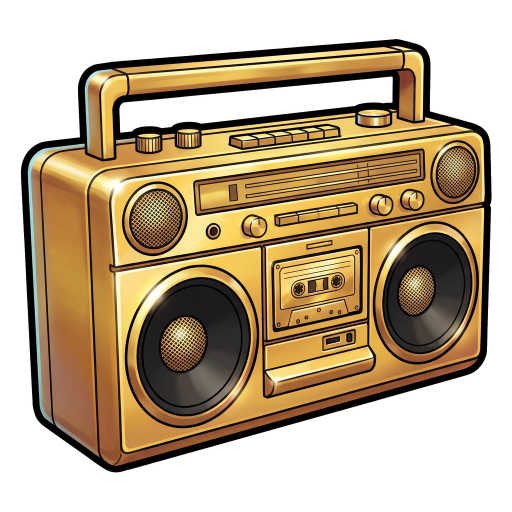
#> input picture art/source/symbols/H1/master_rig_1024.png, 1024 x 1024 px (shown at 1/2 size)
$ python cut_H1.py
#> lines starting #> are read from the running program, lines starting #| are printed output that depends on the picture; after the words box and inside, x2 and y2 are one past the last pixel; in counts of white or black regions, pixels touching at a corner belong together
### tools/spine/examples/bass_drop/cut/cutlib.py
"""Master-cut helpers for the Bass Drop Spine rigs (the split stage for symbol masters whose part sheets
were re-drawn by the model and do not register: tools/split README "Known limits").

Every visible pixel of a rig comes from the APPROVED matted master (art/source/symbols/<ID>/master_rig_1024.png,
art/source/ui/...), cut with masks drawn in master pixels. Hidden areas that a motion can reveal are filled
from a registered part-sheet piece or by inpainting, and are always UNDER the part that hides them at rest,
so the rest pose reassembles to the master exactly (checked by `reassembly`).

All parts go to the rig canvas through ONE transform (`Fit`): premultiplied Lanczos resample of the whole
master-sized layer, pasted at the same integer offset, then trimmed + padded. Straight-alpha PNGs out.
"""
from __future__ import annotations

import json
import math
from dataclasses import dataclass
from pathlib import Path

import cv2
import numpy as np
from PIL import Image, ImageDraw, ImageFilter

REPO = Path(__file__).resolve().parents[5]


def load(path) -> np.ndarray:
    """Straight RGBA float32 [0, 1]."""
    return np.asarray(Image.open(path).convert("RGBA"), dtype=np.float32) / 255.0


def save(arr: np.ndarray, path) -> None:
    Path(path).parent.mkdir(parents=True, exist_ok=True)
    a = np.clip(arr, 0, 1)
    out = (a * 255 + 0.5).astype(np.uint8)
    out[..., :3][out[..., 3] == 0] = 0
    Image.fromarray(out, "RGBA").save(path, optimize=True)


def poly(shape, pts, ss: int = 4) -> np.ndarray:
    """Anti-aliased polygon coverage (float 0..1) at master resolution."""
    h, w = shape[:2]
    im = Image.new("L", (w * ss, h * ss), 0)
    ImageDraw.Draw(im).polygon([(x * ss, y * ss) for x, y in pts], fill=255)
    return np.asarray(im.resize((w, h), Image.BOX), dtype=np.float32) / 255.0


# [22 lines left out: functions ellipse, curve_below, feather, not called in this run]


def dilate(m: np.ndarray, r: int) -> np.ndarray:
    k = cv2.getStructuringElement(cv2.MORPH_ELLIPSE, (2 * r + 1, 2 * r + 1))
    return cv2.dilate((m > 0.5).astype(np.uint8), k).astype(np.float32)


def erode(m: np.ndarray, r: int) -> np.ndarray:
    k = cv2.getStructuringElement(cv2.MORPH_ELLIPSE, (2 * r + 1, 2 * r + 1))
    return cv2.erode((m > 0.5).astype(np.uint8), k).astype(np.float32)


def layer(master: np.ndarray, cover: np.ndarray) -> np.ndarray:
    """Part layer = master pixels with alpha x coverage."""
    out = master.copy()
    out[..., 3] = master[..., 3] * np.clip(cover, 0, 1)
    return out


def over(top: np.ndarray, bottom: np.ndarray) -> np.ndarray:
    """Straight-alpha 'over'."""
    ta, ba = top[..., 3:4], bottom[..., 3:4]
    oa = ta + ba * (1 - ta)
    rgb = np.where(oa > 1e-6, (top[..., :3] * ta + bottom[..., :3] * ba * (1 - ta)) / np.maximum(oa, 1e-6), 0)
    return np.concatenate([rgb, oa], -1).astype(np.float32)


# [12 lines left out: function inpaint_rgb, not called in this run]


def stroke(cover: np.ndarray, width: float, where: np.ndarray | None = None, colour=(0.02, 0.015, 0.02)) -> np.ndarray:
    """An outline layer along the inside boundary of `cover` (width in master px), optionally only where `where`."""
    m = (cover > 0.5).astype(np.uint8)
    dist = cv2.distanceTransform(m, cv2.DIST_L2, 5)
    a = np.clip(width - dist + 0.5, 0, 1) * (m > 0)
    if where is not None:
        a = a * where
    out = np.zeros(cover.shape + (4,), np.float32)
    out[..., 0], out[..., 1], out[..., 2] = colour
    out[..., 3] = a
    return out


@dataclass
class Fit:
    """Master px -> canvas units: canvas = master * s + (ox, oy) (integer offset, s with an integer size)."""
    s: float
    ox: int
    oy: int
    W: int
    H: int
    src: tuple[int, int]

    @classmethod
    def symbol(cls, master: np.ndarray, content: float, canvas=(360, 360), centre=None) -> "Fit":
        a = master[..., 3] > 0.02
        ys, xs = np.nonzero(a)
        x0, x1, y0, y1 = xs.min(), xs.max() + 1, ys.min(), ys.max() + 1
        h, w = a.shape
        s = content / max(x1 - x0, y1 - y0)
        size = round(w * s)
        s = size / w
        cx, cy = (x0 + x1) / 2, (y0 + y1) / 2
        tx, ty = centre if centre else (canvas[0] / 2, canvas[1] / 2)
        return cls(s, round(tx - cx * s), round(ty - cy * s), canvas[0], canvas[1], (w, h))

    # [7 lines left out: function explicit, not called in this run]

    def pt(self, x, y):
        return (x * self.s + self.ox, y * self.s + self.oy)

    # [164 lines left out: functions canvas, trim, paste, ssim, reassembly, sheet_piece and 5 more, not called in this run]


# ------------------------------------------------------------------------------------------ shared helpers (H1-H4, meter)
def rot_ellipse(shape, cx, cy, ax, ay, ang_deg=0.0, grow: float = 0.0, n: int = 360) -> np.ndarray:
    """Anti-aliased coverage of a rotated ellipse (cv2.fitEllipse convention: `ax` along the x axis rotated by
    `ang_deg`), grown by `grow` px."""
    t = np.linspace(0, 2 * np.pi, n, endpoint=False)
    a = math.radians(ang_deg)
    rx, ry = ax + grow, ay + grow
    xs = cx + rx * np.cos(t) * math.cos(a) - ry * np.sin(t) * math.sin(a)
    ys = cy + rx * np.cos(t) * math.sin(a) + ry * np.sin(t) * math.cos(a)
    return poly(shape, list(zip(xs, ys)))


def grow_poly(pts, d: float):
    """Offset a convex polygon outward by d px (vertices pushed along the bisector)."""
    P = np.array(pts, float)
    c = P.mean(0)
    out = []
    for p in P:
        v = p - c
        out.append(tuple(p + v / max(1e-6, np.linalg.norm(v)) * d))
    return out


def glow_disc(d: int, rgb, alpha: float = 0.85, power: float = 2.2) -> np.ndarray:
    y, x = np.mgrid[0:d, 0:d] + 0.5
    r = np.hypot(x - d / 2, y - d / 2) / (d / 2)
    out = np.zeros((d, d, 4), np.float32)
    out[..., :3] = rgb
    out[..., 3] = np.clip(1 - r, 0, 1) ** power * alpha
    return out


# [56 lines left out: functions star_glint, piece_to_master, principal_axis, not called in this run]


def blur_rgb(layer_rgba: np.ndarray, sigma: float) -> np.ndarray:
    out = layer_rgba.copy()
    for k in range(3):
        out[..., k] = cv2.GaussianBlur(layer_rgba[..., k], (0, 0), sigma)
    return out


# [9 lines left out: function despeckle, not called in this run]

### tools/spine/examples/bass_drop/cut/cut_H1.py
#!/usr/bin/env python3
"""sym_H1 Golden Boombox parts (ANIMATION_SET 2.1) from the approved rig master and the c11 part sheet:
  - body, speaker_L, speaker_R, cassette_door, handle: cut from art/source/symbols/H1/master_rig_1024.png
    (sym_H1_rig ae6053be), so the rest pose reassembles to the master exactly. The body under each speaker is a
    shadowed recess (a speaker that dips below scale 1 shows its cavity, not a hole) and the body under the door is
    the empty dark tape well (the door flips open in `win`);
  - the handle is cut above its post sockets: its bone runs along the socket line, so its squash / stretch / shear
    never lift a post out of the body;
  - antenna: the telescopic antenna of the c11 sheet (sym_H1_parts 58680e7f; the master has none, ANIMATION_SET
    lists one with stiff physics), mounted behind the body's top-right corner;
  - fx_glint (additive star) and fx_glow (additive warm halo): drawn here.
Writes art/source/spine/images/sym_H1/*.png, art/source/symbols/H1/parts.json and QA to build/qa/rigs/sym_H1/.

    tools/.venv/bin/python tools/spine/examples/bass_drop/cut/cut_H1.py
"""
from __future__ import annotations

import json
import sys
from pathlib import Path

import cv2
import numpy as np

sys.dont_write_bytecode = True
sys.path.insert(0, str(Path(__file__).resolve().parent))
import cutlib as cl  # noqa: E402

R = cl.REPO
SRC = R / "art/source/symbols/H1"
IMG = R / "art/source/spine/images/sym_H1"
QA = R / "build/qa/rigs/sym_H1"
SHEET = R / "art/_work/rigs/split/H1/cut/sheet_rgba.png"   # tools/split cut of art/_raw/sym_H1_parts/v01 (key #03FC04)
CONTENT = 291          # cellScale 0.97 x 300 (src/games/bass-drop/config.ts H1)

# master px (1024 master), measured: bezel ellipses by ray casting from the cone (cv2.fitEllipse), door frame corners
SPK_L = (383.0, 690.1, 135.1, 168.9, 6.6)
SPK_R = (848.4, 579.3, 109.8, 147.8, 1.8)
DOOR = [(546.7, 521.7), (723.3, 491.7), (723.3, 626.7), (546.7, 663.3)]
# handle: everything above the post sockets (left post cut at y 298, right post at y 225)
HANDLE = [(150, 60), (885, 50), (885, 225), (793, 225), (793, 206), (700, 206), (700, 214), (244, 214), (244, 298), (167, 298), (167, 250), (150, 250)]
SOCKET_L, SOCKET_R = (205.0, 298.0), (825.0, 225.0)
# antenna: base hidden behind the top-right corner, leaning 9 degrees right
ANT_BASE, ANT_TIP = (922.0, 290.0), (964.0, 24.0)
ANT_SHEET_BBOX = (190, 80, 580, 460)        # sheet px (component 1 of the cut)
GLINT_AT = (296.0, 566.0)                   # the left bezel's upper-left highlight


def main() -> int:
    IMG.mkdir(parents=True, exist_ok=True)
    QA.mkdir(parents=True, exist_ok=True)
    M = cl.load(SRC / "master_rig_1024.png")
    shp = M.shape
    fit = cl.Fit.symbol(M, CONTENT)
#> in symbol, `a = master[..., 3] > 0.02`:
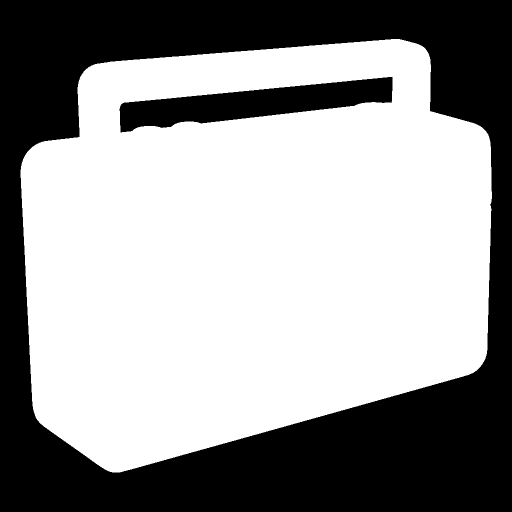
#> a: shape (1024, 1024) bool (shown at 1/2 size); 60.1% white; 2 black regions, box (x1, y1, x2, y2) and area: (0, 0, 1024, 1024) 389258, (239, 154, 785, 265) 28691
#> in symbol, `x0, x1, y0, y1 = xs.min(), xs.max() + 1, ys.min(), ys.max() + 1`: x0 = 41; x1 = 984; y0 = 78; y1 = 945
#> in symbol, `s = content / max(x1 - x0, y1 - y0)`: s = 0.309
#> in symbol, `size = round(w * s)`: size = 316
#> in symbol, `cx, cy = (x0 + x1) / 2, (y0 + y1) / 2`: cx = 512.5; cy = 511.5
    P = fit.pt

    spkL = cl.rot_ellipse(shp, *SPK_L[:4], SPK_L[4], grow=1.5)
    spkR = cl.rot_ellipse(shp, *SPK_R[:4], SPK_R[4], grow=1.5)
    door = cl.poly(shp, cl.grow_poly(DOOR, 2.0))
    handle = cl.poly(shp, HANDLE)

    # ------------------------------------------------------------------ body with the hidden areas filled
    body = cl.layer(M, 1 - handle)
    for m in (spkL, spkR):
        # the speaker cavity: the speaker's own pixels, blurred and darkened (a recess in shadow)
        rec = cl.blur_rgb(M, 5.0)
        k = (m > 0.02)[..., None]
        body[..., :3] = np.where(k, rec[..., :3] * 0.32, body[..., :3])
#> this loop made 2 passes
#> pass 1, in main, `rec = cl.blur_rgb(M, 5.0)`:
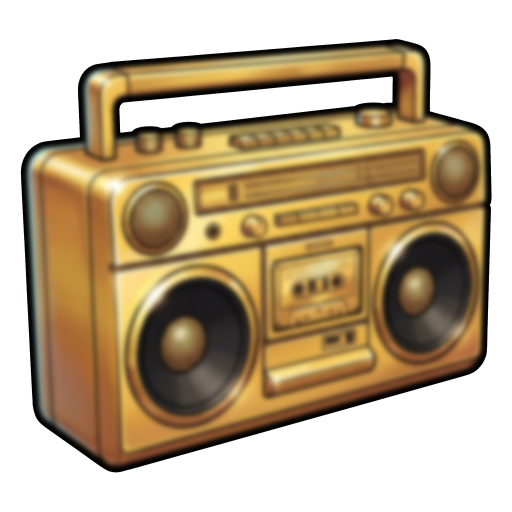
#> rec: shape (1024, 1024, 4) float32 (shown at 1/2 size); mean R, G, B, A 0.341, 0.268, 0.154, 0.599; transparent parts drawn white
#> after the loop:
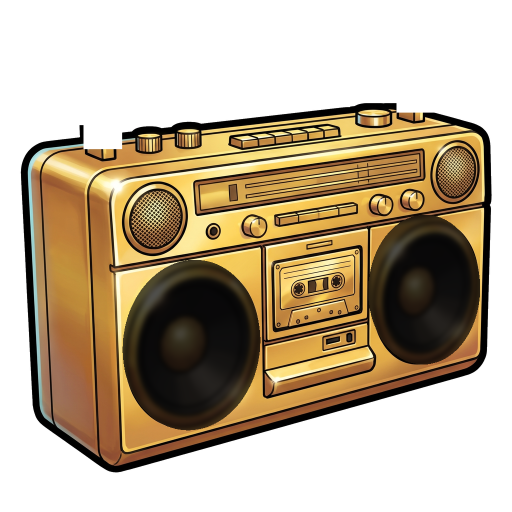
#> body: shape (1024, 1024, 4) float32 (shown at 1/2 size); mean R, G, B, A 0.309, 0.242, 0.136, 0.535; transparent parts drawn white
    well = cl.blur_rgb(M, 7.0)
    yy = np.mgrid[0:shp[0], 0:shp[1]][0].astype(np.float32)
    top = min(p[1] for p in DOOR)
#> top = 491.7
    grad = np.clip((yy - top) / 170.0, 0, 1)[..., None]          # darker at the top of the tape well
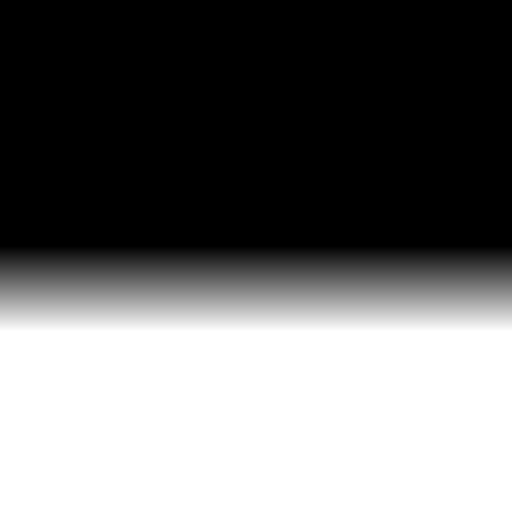
#> grad: shape (1024, 1024, 1) float32 (shown at 1/2 size); min 0, max 1, mean 0.436
    wk = (door > 0.02)[..., None]
#> wk: shape (1024, 1024, 1) bool; 2.4% white; 1 white region, box (x1, y1, x2, y2) and area: (544, 490, 726, 665) 25568
    body[..., :3] = np.where(wk, well[..., :3] * (0.16 + 0.22 * grad), body[..., :3])
    body = cl.over(cl.stroke(door, 5, colour=(0.03, 0.02, 0.01)), body)   # the well's rim line
#> in stroke, `a = np.clip(width - dist + 0.5, 0, 1) * (m > 0)`:
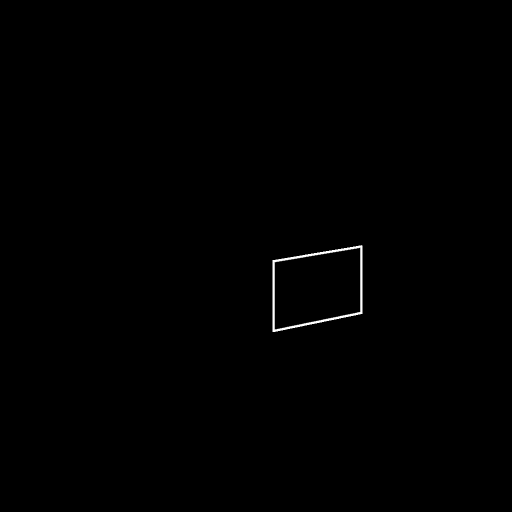
#> a: shape (1024, 1024) float32 (shown at 1/2 size); min 0, max 1, mean 0.00276
#> in over, `rgb = np.where(oa > 1e-6, (top[..., :3] * ta + bottom[..., :3] * ba * ..`:
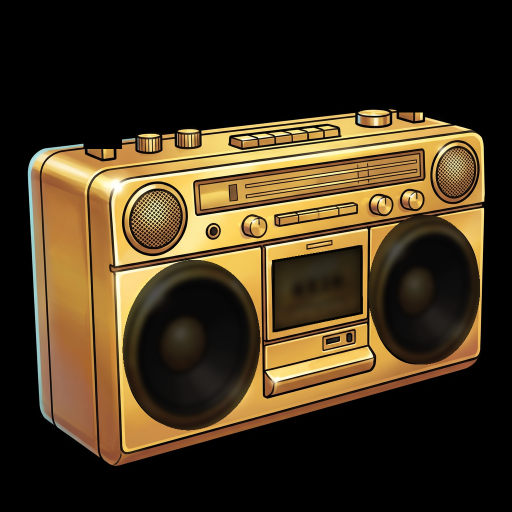
#> rgb: shape (1024, 1024, 3) float32 (shown at 1/2 size); mean of channels 0, 1, 2 0.265, 0.206, 0.116; drawn as R, G, B

    parts, canv = [], {}

    # [7 lines left out: function add, not called in this run]

    rnd = lambda xy: [round(xy[0], 1), round(xy[1], 1)]
    # fx_glow (back), antenna (behind the body), body, door, speakers, handle, fx_glint (front)
    glow = cl.glow_disc(330, (1.0, 0.78, 0.3), alpha=0.8)
    gc = (180.0, 185.0)
    cl.save(glow, IMG / "glow.png")
#> in save, `Image.fromarray(out, "RGBA").save(path, optimize=True)`:
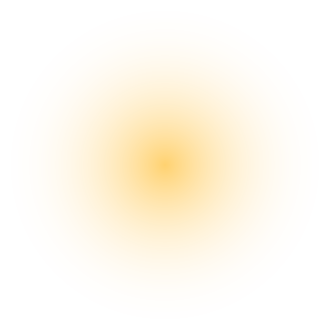
#> saved as glow.png: PIL image 330x330 RGBA; mean R, G, B, A 175, 136.6, 52.9, 23.8; transparent parts drawn white
    parts.append({"name": "glow", "slot": "fx_glow", "bbox": place(glow, gc), "z": 0, "bone": "fx_glow",
                  "blend": "additive", "color": "ffffff00", "joint": list(gc)})

    sheet = cl.load(SHEET)
    x0, y0, x1, y1 = ANT_SHEET_BBOX
    piece = sheet[y0:y1, x0:x1].copy()
    lab_n, lab = cv2.connectedComponents((piece[..., 3] > 0.5).astype(np.uint8), 8)
    big = np.argmax([(lab == i).sum() if i else 0 for i in range(lab_n)])
    piece[..., 3] *= cv2.dilate((lab == big).astype(np.uint8), np.ones((5, 5), np.uint8)).astype(np.float32)
    c, ax, lo, hi = cl.principal_axis(piece)
    e1, e2 = c + ax * lo, c + ax * hi
    base, tip = (e1, e2) if e1[1] > e2[1] else (e2, e1)                 # the base is the lower-right end
    ant = cl.piece_to_master(piece, base, tip, ANT_BASE, ANT_TIP, shp)
    add("antenna", ant, z=0.5, bone="body")                            # weighted mesh: phys_antenna_1..3

    add("body", body, z=1, bone="body")
    add("cassette_door", cl.layer(M, door), z=2, bone="cassette_door")
    add("speaker_L", cl.layer(M, spkL), z=2.1, bone="speaker_L")
    add("speaker_R", cl.layer(M, spkR), z=2.2, bone="speaker_R")
    add("handle", cl.layer(M, handle), z=3, bone="handle")

    glint = cl.star_glint(80)
    gp = P(*GLINT_AT)
    cl.save(glint, IMG / "glint.png")
    parts.append({"name": "glint", "slot": "fx_glint", "bbox": place(glint, gp), "z": 5, "bone": "fx_glint",
                  "blend": "additive", "color": "ffffff00", "joint": rnd(gp)})

    comment = ("sym_H1 parts (ANIMATION_SET 2.1): master-cut body / speakers / door / handle from "
               "art/source/symbols/H1/master_rig_1024.png (sym_H1_rig ae6053be); antenna from the c11 sheet "
               "(sym_H1_parts 58680e7f); fx sprites drawn by tools/spine/examples/bass_drop/cut/cut_H1.py. "
               "Canvas 360 @2x, content 291 (cellScale 0.97).")
    pj = cl.write_parts(SRC, "H1", parts, comment=comment,
                        blur=["body", "speaker_L", "speaker_R", "cassette_door", "handle"])

    ref = fit.canvas(M)
    rest = [canv["body"], canv["cassette_door"], canv["speaker_L"], canv["speaker_R"], canv["handle"]]
    met, _ = cl.reassembly(rest, ref)
    keys = {"spk_L": SPK_L[:2], "spk_R": SPK_R[:2], "door_hinge": ((DOOR[3][0] + DOOR[2][0]) / 2, (DOOR[3][1] + DOOR[2][1]) / 2),
            "door_hinge_R": DOOR[2], "socket_L": SOCKET_L, "socket_R": SOCKET_R, "ant_base": ANT_BASE, "ant_tip": ANT_TIP,
            "ant_body_top": (930.0, 250.0), "glint": GLINT_AT}
    pts = {k: rnd(P(*v)) for k, v in keys.items()}
    json.dump({"reassembly": met, "fit": {"s": fit.s, "ox": fit.ox, "oy": fit.oy}, "keypoints": pts}, open(QA / "cut.json", "w"), indent=1)
    print("keypoints (canvas):", pts)
    cl.preview([canv["antenna"], canv["body"], canv["cassette_door"], canv["speaker_L"], canv["speaker_R"], canv["handle"]], QA / "rest.png")
    cl.preview([canv["antenna"], canv["body"]], QA / "body_alone.png")
    print(f"cut_H1: {len(parts)} parts -> {pj}; reassembly (without the added antenna) {met}")
    return 0


def place(img: np.ndarray, centre) -> list:
    h, w = img.shape[:2]
    return [int(round(centre[0] - w / 2)), int(round(centre[1] - h / 2)), w, h]


if __name__ == "__main__":
#> (the run stopped early here; a loop or call above may not have finished)
